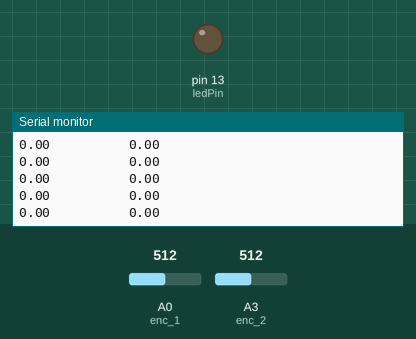
Bench run of a sketch on a simulated Arduino Uno, built with avr-gcc and run on an emulated ATmega328P. Parts: output pins drawn as LEDs (lit = HIGH), the last lines printed to the serial monitor. The inputs (shaded band) are chosen by the test bench; at power-on: A0 (enc_1) = 512, A3 (enc_2) = 512.

Above: at 1.2 s.
1.3 s: A0 (enc_1) set to 419
At 1.8 s:
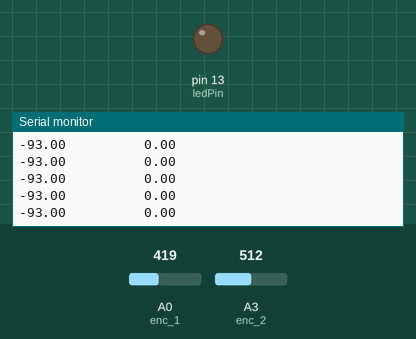
2.8 s: A0 (enc_1) set to 400
At 3.5 s:
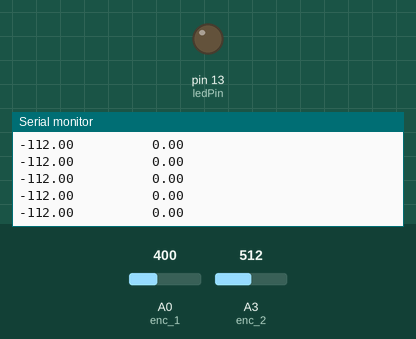
5.8 s: A3 (enc_2) set to 509
At 6.6 s:
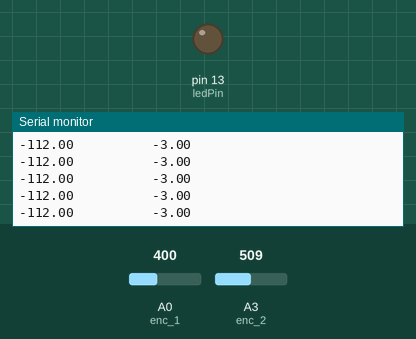
Timing chart, 0 to 8.8 s (numbered marks = the images above; inputs shaded):
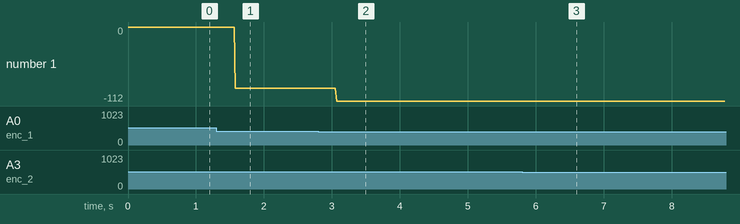

Measured:
- after the input at 1.3 s, the serial monitor: prints a new line after 0.28 s (image 1)
- after the input at 2.8 s, the serial monitor: prints a new line after 0.27 s (image 2)
- after the input at 5.8 s, the serial monitor: prints a new line after 0.26 s (image 3)
- plotted number 1: 0 → -93 after the input at 1.3 s, -93 → -112 after the input at 2.8 s

The sketch:

timer_interrupt_enc_analog.ino
```cpp
#define ledPin 13
int enc_1=0;
int enc_2=3;


int initial_pos_1=0;
int current_pos_1=0;
float steps_1=0;                                //steps func intitialization for 1st enc
int enc_steps_1(int,int,float,int);

int initial_pos_2=0;
int current_pos_2=0;                            //steps func intitialization for 2nd enc
float steps_2=0;


void setup()

{pinMode(enc_1,INPUT);
pinMode(enc_2,INPUT);
initial_pos_1=analogRead(enc_1);
initial_pos_2=analogRead(enc_2);

Serial.begin(9600);

  pinMode(ledPin, OUTPUT);


  // initialize timer1

  noInterrupts();           // disable all interrupts

  TCCR1A = 0;

  TCCR1B = 0;

  TCNT1  = 0;


  OCR1A = 31250/2;            // compare match register 16MHz/256/2Hz

  TCCR1B |= (1 << WGM12);   // CTC mode

  TCCR1B |= (1 << CS12);    // 256 prescaler

  TIMSK1 |= (1 << OCIE1A);  // enable timer compare interrupt

  interrupts();             // enable all interrupts

}


ISR(TIMER1_COMPA_vect)          // timer compare interrupt service routine

{

  //digitalWrite(ledPin, digitalRead(ledPin) ^ 1);   // toggle LED pin
current_pos_1=analogRead(enc_1);
steps_1=enc_steps(current_pos_1,initial_pos_1,steps_1,0);{  initial_pos_1=current_pos_1;}//Serial.print(steps_1);Serial.print("          ");


current_pos_2=analogRead(enc_2);
steps_2=enc_steps(current_pos_2,initial_pos_2,steps_2,1);{  initial_pos_2=current_pos_2;}//Serial.print(steps_2);Serial.print("          ");Serial.print(target_1);Serial.print("          ");Serial.println(target_2);
}


void loop()

{
Serial.print(steps_1);Serial.print("          ");Serial.println(steps_2);


}

int enc_steps(int cp,int ip,float s,int l)
{   int ref_vol;
  if(l=0)
  {ref_vol=1020;}
  else
  {ref_vol=979;}

  if(cp>ip+2  ||  cp+2<ip  )
  {
    if(cp>ip)
    {   if(cp>ip+480)
             {s=s-(ip+1+ref_vol-cp);}
        else
      {s=s+(cp-ip);}
      }

   if(cp<ip)
    {   if(cp+480<ip)
             {s=s+(cp+1+ref_vol-ip);}
        else
              {s=s-(ip-cp);}
              }


    //Serial.print(s);Serial.print("                   ");
    delay(10);

  }
   return(s);
}
```
